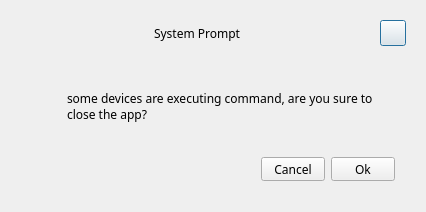
<?xml version="1.0" encoding="UTF-8"?>
<ui version="4.0">
 <class>CloseWarningDialog</class>
 <widget class="QDialog" name="CloseWarningDialog">
  <property name="geometry">
   <rect>
    <x>0</x>
    <y>0</y>
    <width>426</width>
    <height>212</height>
   </rect>
  </property>
  <property name="windowTitle">
   <string>Dialog</string>
  </property>
  <layout class="QHBoxLayout" name="horizontalLayout_3">
   <item>
    <widget class="QWidget" name="widget" native="true">
     <layout class="QVBoxLayout" name="verticalLayout" stretch="0,1,0">
      <property name="leftMargin">
       <number>0</number>
      </property>
      <property name="topMargin">
       <number>0</number>
      </property>
      <property name="rightMargin">
       <number>0</number>
      </property>
      <property name="bottomMargin">
       <number>20</number>
      </property>
      <item>
       <widget class="QWidget" name="titleBar" native="true">
        <layout class="QHBoxLayout" name="horizontalLayout">
         <item>
          <spacer name="horizontalSpacer">
           <property name="orientation">
            <enum>Qt::Horizontal</enum>
           </property>
           <property name="sizeHint" stdset="0">
            <size>
             <width>131</width>
             <height>20</height>
            </size>
           </property>
          </spacer>
         </item>
         <item>
          <widget class="QLabel" name="title">
           <property name="font">
            <font>
             <family>Microsoft YaHei</family>
            </font>
           </property>
           <property name="text">
            <string>System Prompt</string>
           </property>
          </widget>
         </item>
         <item>
          <spacer name="horizontalSpacer_2">
           <property name="orientation">
            <enum>Qt::Horizontal</enum>
           </property>
           <property name="sizeHint" stdset="0">
            <size>
             <width>131</width>
             <height>20</height>
            </size>
           </property>
          </spacer>
         </item>
         <item>
          <widget class="QPushButton" name="close">
           <property name="minimumSize">
            <size>
             <width>26</width>
             <height>26</height>
            </size>
           </property>
           <property name="maximumSize">
            <size>
             <width>26</width>
             <height>26</height>
            </size>
           </property>
           <property name="font">
            <font>
             <family>Microsoft YaHei</family>
            </font>
           </property>
          </widget>
         </item>
        </layout>
       </widget>
      </item>
      <item>
       <layout class="QHBoxLayout" name="horizontalLayout_4">
        <property name="leftMargin">
         <number>20</number>
        </property>
        <property name="rightMargin">
         <number>20</number>
        </property>
        <item>
         <widget class="QLabel" name="label_2">
          <property name="minimumSize">
           <size>
            <width>30</width>
            <height>30</height>
           </size>
          </property>
          <property name="maximumSize">
           <size>
            <width>30</width>
            <height>30</height>
           </size>
          </property>
          <property name="pixmap">
           <pixmap resource="res.qrc">:/res/images/ic_tips_warning.svg</pixmap>
          </property>
         </widget>
        </item>
        <item>
         <widget class="QLabel" name="label_3">
          <property name="font">
           <font>
            <family>Microsoft YaHei</family>
           </font>
          </property>
          <property name="text">
           <string>some devices are executing command, are you sure to close the app?</string>
          </property>
          <property name="wordWrap">
           <bool>true</bool>
          </property>
         </widget>
        </item>
       </layout>
      </item>
      <item>
       <layout class="QHBoxLayout" name="horizontalLayout_2">
        <property name="rightMargin">
         <number>20</number>
        </property>
        <item>
         <spacer name="horizontalSpacer_3">
          <property name="orientation">
           <enum>Qt::Horizontal</enum>
          </property>
          <property name="sizeHint" stdset="0">
           <size>
            <width>40</width>
            <height>20</height>
           </size>
          </property>
         </spacer>
        </item>
        <item>
         <widget class="QPushButton" name="cancel">
          <property name="minimumSize">
           <size>
            <width>64</width>
            <height>24</height>
           </size>
          </property>
          <property name="maximumSize">
           <size>
            <width>64</width>
            <height>24</height>
           </size>
          </property>
          <property name="font">
           <font>
            <family>Microsoft YaHei</family>
           </font>
          </property>
          <property name="text">
           <string>Cancel</string>
          </property>
         </widget>
        </item>
        <item>
         <widget class="QPushButton" name="ok">
          <property name="minimumSize">
           <size>
            <width>64</width>
            <height>24</height>
           </size>
          </property>
          <property name="maximumSize">
           <size>
            <width>64</width>
            <height>24</height>
           </size>
          </property>
          <property name="font">
           <font>
            <family>Microsoft YaHei</family>
           </font>
          </property>
          <property name="text">
           <string>Ok</string>
          </property>
         </widget>
        </item>
       </layout>
      </item>
     </layout>
    </widget>
   </item>
  </layout>
 </widget>
 <resources>
  <include location="res.qrc"/>
 </resources>
 <connections/>
</ui>
